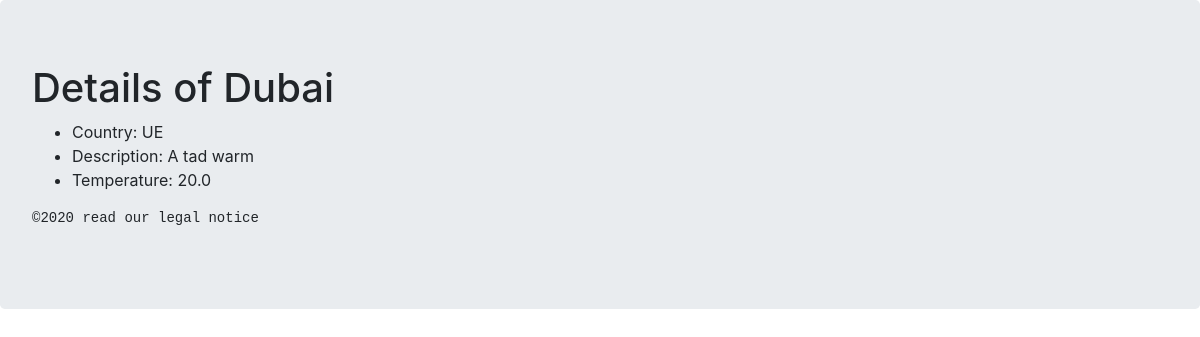
The app's page /weather/3 with its own data.
### weather/models.py (models this page shows, shortened)
class Weather(models.Model):
    city = models.CharField(max_length=80, blank=False, null=False)
    country = models.CharField(max_length=100, blank=False, null=False)
    description = models.CharField(max_length=260, blank=True, null=True)
    temperature = models.FloatField(default=20.0)

### weather/views.py (the view)
# urls.py: path('<int:pk>', views.DetailView.as_view(), name='detail'),
class DetailView(generic.DetailView):
    model = Weather
    template_name = 'weather/detail.html'

### weather/templates/weather/detail.html (shortened to what this page needs)
{% extends 'weather/base.html' %}
{% block content_block %}
    <h1>Details of {{ weather.city }}</h1>
    <ul>
        <li>Country: {{ weather.country }}</li>
        <li>Description: {{weather.description}}</li>
        <li>Temperature: {{weather.temperature}}</li>
    </ul>
    {% endblock %}

### records on screen
Weather: city "Dubai", country "UE", description "A tad warm", temperature "20.0"
